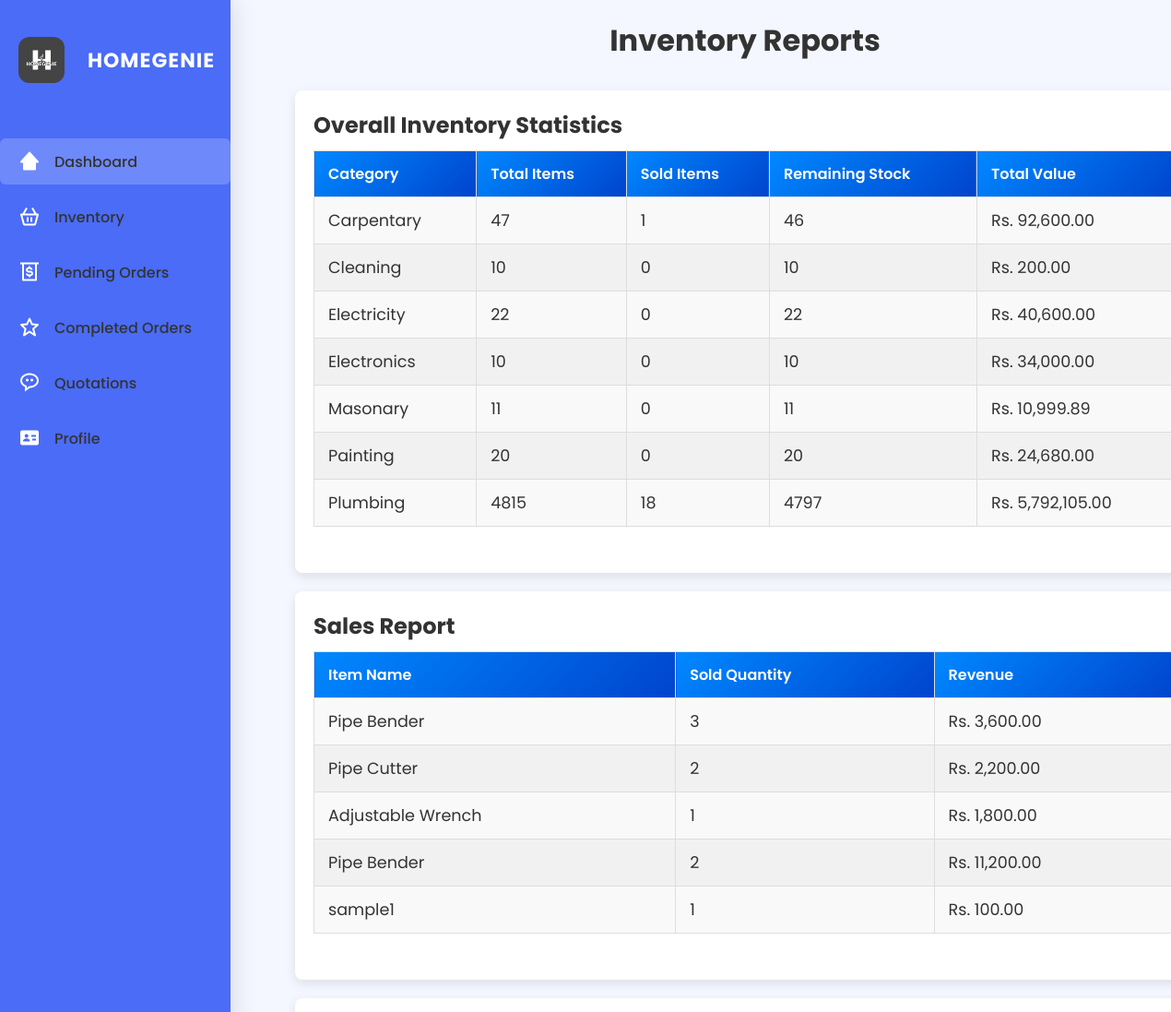
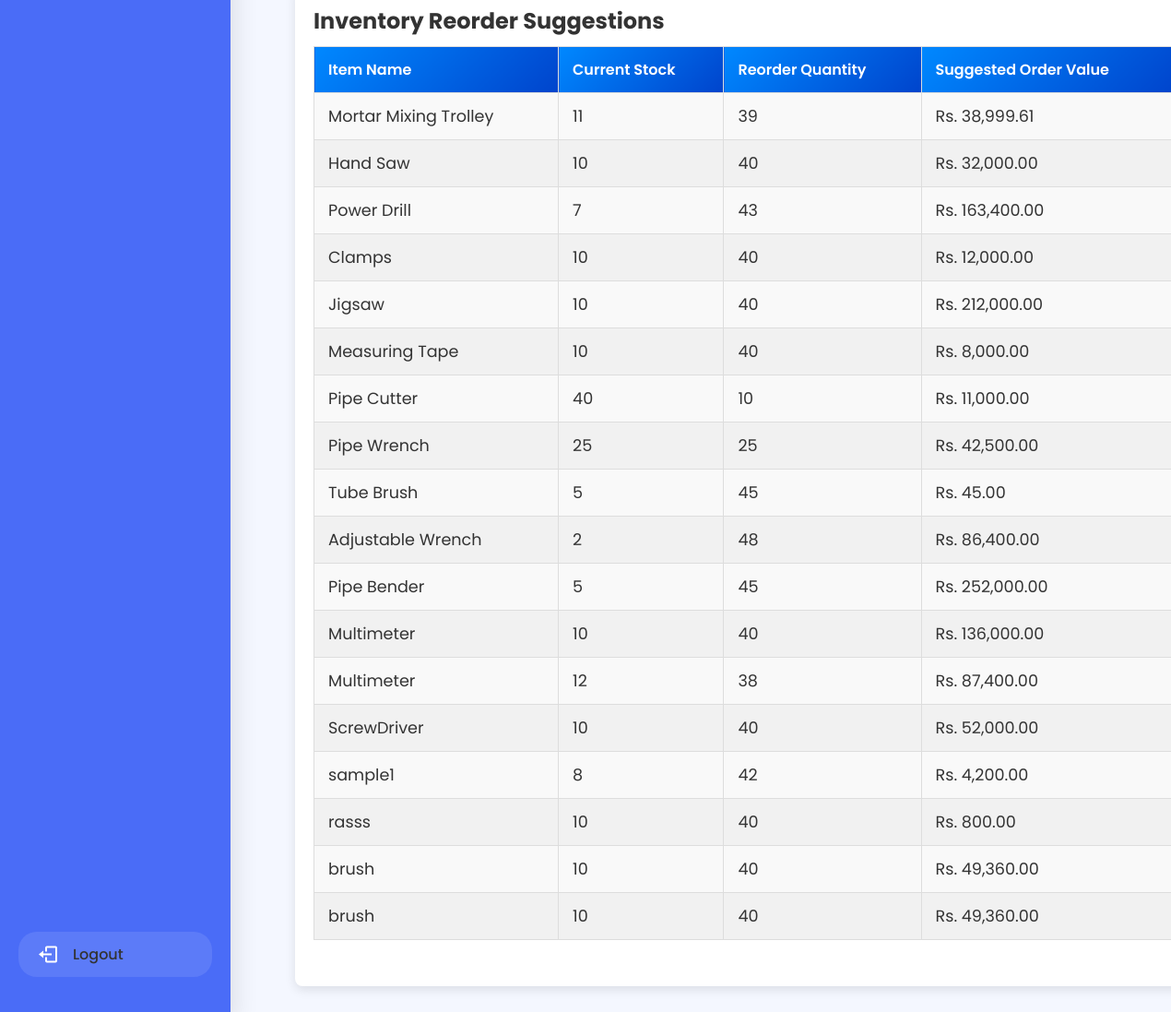
Page /SupplierController/reports (signed in) on the committed database (2 pictures, top to bottom).
### tables this page shows
CREATE TABLE `inventory` (
  `item_id` int(11) NOT NULL,
  `item_name` varchar(100) NOT NULL,
  `description` text DEFAULT NULL,
  `quantity` int(11) NOT NULL,
  `selling_price` decimal(10,2) NOT NULL,
  `category` varchar(50) NOT NULL,
  `added_date` date NOT NULL,
  `image_path` longblob DEFAULT NULL,
  `user_id` int(11) DEFAULT NULL
);

### app/controllers/SupplierController.php (called while the page is built, shortened)
<?php
require_once '../app/models/SupplierModel.php';
class SupplierController extends Controller {
    private $SupplierModel;
    public function __construct() {
        $this->SupplierModel = $this->model('SupplierModel');
    }
    public function reports() {
        $loggedUserId = $_SESSION['user_id'] ?? null;
        $inventoryReport = $this->SupplierModel->getInventoryReport($loggedUserId);
        $salesReport = $this->SupplierModel->getSalesReport($loggedUserId);
        $reorderSuggestions = $this->SupplierModel->getReorderSuggestions($loggedUserId);
        $data = [
            'inventoryReport' => $inventoryReport,
            'salesReport' => $salesReport,
            'reorderSuggestions' => $reorderSuggestions
        ];
        $this->view('supplier/admin/inventory/reports', $data);
    }
}

### app/libraries/Core.php (called while the page is built, shortened)
<?php
class Core {
    protected $currentMethod = 'index';
    public function __construct() {
        $url = $this->getURL();
        if (isset($url[0]) && file_exists('../app/controllers/' . ucwords($url[0]) . '.php')) {
            unset($url[0]);
        }
        $this->currentController = new $this->currentController;
        if (isset($url[1]) && method_exists($this->currentController, $url[1])) {
            $this->currentMethod = $url[1];
            unset($url[1]);
        }
        $this->params = $url ? array_values($url) : [];
        call_user_func_array([$this->currentController, $this->currentMethod], $this->params);
    }
    public function getURL() {
        if (isset($_GET['url'])) {
            $url = rtrim($_GET['url'], '/');
            $url = filter_var($url, FILTER_SANITIZE_URL);
            return explode('/', $url);
        }
        return [];
    }
}

### public/index.php (called while the page is built, shortened)
<?php
   $init = new Core();
?>

### app/libraries/Database.php (called while the page is built, shortened)
<?php
class Database{
    private $host = DB_HOST;
    private $user = DB_USER;
    private $password = DB_PASSWORD;
    private $dbname = DB_NAME;
    private $dbh;
    private $statement;
    public function __construct(){
        $dsn = 'mysql:host='.$this->host.';dbname='.$this->dbname;
        $options = array(
            PDO::ATTR_PERSISTENT => true,
            PDO::ATTR_ERRMODE => PDO::ERRMODE_EXCEPTION
        );
        try {
            $this->dbh = new PDO($dsn, $this->user, $this->password, $options);
        } catch (PDOException $e) {
            $this->error = $e->getMessage();
            echo $this->error;
        }
    }
    public function query($sql){
        $this->statement = $this->dbh->prepare($sql);
    }
    public function bind($param, $value, $type = null){
        if (is_null($type)) {
            switch (true) {
                case is_int($value):
                    $type = PDO::PARAM_INT;
                    break;
            }
        }
        $this->statement->bindValue($param, $value, $type);
    }
    public function execute(){
        return $this->statement->execute();
    }
    public function resultSet(){
        $this->execute();
        return $this->statement->fetchAll(PDO::FETCH_OBJ);
    }
}

### app/models/SupplierModel.php (called while the page is built, shortened)
<?php
class SupplierModel {
    private $db;
    public function __construct() {
        $this->db = new Database();
    }
    public function getInventoryReport($userId) {
        $this->db->query("
            SELECT
                i.category,
                SUM(i.quantity) AS total_items,
                IFNULL(SUM(si.quantity), 0) AS sold_items,
                SUM(i.quantity) - IFNULL(SUM(si.quantity), 0) AS remaining_stock,
                IFNULL(SUM(i.quantity * i.selling_price), 0) AS total_value
            FROM inventory i
            LEFT JOIN sales_items si ON i.item_id = si.item_id
            LEFT JOIN sales_orders s ON si.sale_id = s.id
            WHERE i.user_id = :user_id
            GROUP BY i.category
        ");
        $this->db->bind(':user_id', $userId);
        return $this->db->resultSet();
    }
    public function getSalesReport($userId) {
        $this->db->query("
            SELECT
                i.item_name,
                SUM(si.quantity) AS sold_quantity,
                SUM(si.price * si.quantity) AS revenue
            FROM sales_items si
            JOIN inventory i ON si.item_id = i.item_id
            JOIN sales_orders s ON si.sale_id = s.id
            WHERE s.status = 'Accepted'
            AND i.user_id = :user_id
            GROUP BY si.item_id
        ");
        $this->db->bind(':user_id', $userId);
        return $this->db->resultSet();
    }
    public function getReorderSuggestions($userId) {
        $this->db->query("
            SELECT
                i.item_name,
                i.quantity AS current_stock,
                :default_threshold - i.quantity AS reorder_quantity,
                (:default_threshold - i.quantity) * i.selling_price AS suggested_order_value
            FROM inventory i
            WHERE i.user_id = :user_id AND i.quantity < :default_threshold
        ");
        $this->db->bind(':user_id', $userId);
        $this->db->bind(':default_threshold', 50);
        return $this->db->resultSet();
    }
}

### app/views/supplier/admin/inventory/reports.php (the view, shortened to what this page needs)
<!DOCTYPE html>
<html lang="en">
<head>
    <link rel="stylesheet" href="<?php echo URLROOT; ?>/public/css/style.css">
    <link rel="stylesheet" href="<?php echo URLROOT; ?>/public/css/reports.css">
</head>
<body>
<?php require APPROOT . '/views/supplier/admin/sidebar.php'; ?>
<div class="reports-container">
    <header class="reports-header">
        <h2>Inventory Reports</h2>
    </header>
    <main>
        <section class="reports-section">
            <h3 class="reports-section-title">Overall Inventory Statistics</h3>
            <table class="reports-table">
                <thead>
                    <tr>
                        <th>Category</th>
                        <th>Total Items</th>
                        <th>Sold Items</th>
                        <th>Remaining Stock</th>
                        <th>Total Value</th>
                    </tr>
                </thead>
                <tbody>
                    <?php foreach ($data['inventoryReport'] as $report) : ?>
                        <tr>
                            <td><?php echo htmlspecialchars($report->category); ?></td>
                            <td><?php echo $report->total_items; ?></td>
                            <td><?php echo $report->sold_items; ?></td>
                            <td><?php echo $report->remaining_stock; ?></td>
                            <td>Rs. <?php echo number_format($report->total_value, 2); ?></td>
                        </tr>
                    <?php endforeach; ?>
                </tbody>
            </table>
        </section>
        <section class="sales-report">
            <h3 class="reports-section-title">Sales Report</h3>
            <table class="reports-table">
                <thead>
                    <tr>
                        <th>Item Name</th>
                        <th>Sold Quantity</th>
                        <th>Revenue</th>
                    </tr>
                </thead>
                <tbody>
                    <?php foreach ($data['salesReport'] as $sale) : ?>
                        <tr>
                            <td><?php echo htmlspecialchars($sale->item_name); ?></td>
                            <td><?php echo $sale->sold_quantity; ?></td>
                            <td>Rs. <?php echo number_format($sale->revenue, 2); ?></td>
                        </tr>
                    <?php endforeach; ?>
                </tbody>
            </table>
        </section>
        <section class="inventory-reorder">
            <h3 class="reports-section-title">Inventory Reorder Suggestions</h3>
            <table class="reports-table">
                <thead>
                    <tr>
                        <th>Item Name</th>
                        <th>Current Stock</th>
                        <th>Reorder Quantity</th>
                        <th>Suggested Order Value</th>
                    </tr>
                </thead>
                <tbody>
                    <?php foreach ($data['reorderSuggestions'] as $reorder) : ?>
                        <tr>
                            <td><?php echo htmlspecialchars($reorder->item_name); ?></td>
                            <td><?php echo $reorder->current_stock; ?></td>
                            <td><?php echo $reorder->reorder_quantity > 0 ? $reorder->reorder_quantity : 'N/A'; ?></td>
                            <td>Rs. <?php echo number_format($reorder->suggested_order_value, 2); ?></td>
                        </tr>
                    <?php endforeach; ?>
                </tbody>
            </table>
        </section>
    </main>
</div>
</body>
</html>

### public/css/style.css (style rules this page uses)
* { margin: 0; padding: 0; box-sizing: border-box; font-family: 'Poppins', sans-serif; }
:root { --body-color: #E4E9F7; --sidebar-color: #026773; --primary-color: #3CA6A6; --primary-color-light: #F6F5FF; --toggle-color: #DDD; --text-color: #F2E3D5; --tran-02: all 0.2s ease; --tran-03: all 0.3s ease; --tran-04: all 0.4s ease; --tran-05: all 0.5s ease; }
body { height: 100vh; background: var(--body-color); }

### public/css/reports.css (style rules this page uses)
.reports-container { width: 80%; margin: 0 auto; padding: 20px; font-family: Arial, sans-serif; margin-left: 300px; }
.reports-header { text-align: center; margin-bottom: 30px; }
.reports-header h2 { font-size: 2em; font-weight: 700; color: #333; }
.reports-section-title { font-size: 1.5em; color: #333; margin-bottom: 10px; }
.reports-table { width: 100%; margin-bottom: 30px; border-collapse: collapse; }
.reports-table th, .reports-table td { padding: 12px 15px; text-align: left; border: 1px solid #ddd; }
.reports-table th { background: linear-gradient(135deg, #08f, #04c); color: white; font-weight: 600; }
.reports-table td { background-color: #f9f9f9; color: #333; }
.reports-table tr:nth-child(even) td { background-color: #f1f1f1; }
.reports-table tbody tr td { font-size: 1.1em; }
.reports-section, .sales-report, .inventory-reorder { background-color: #fff; border-radius: 8px; padding: 20px; margin-bottom: 20px; box-shadow: 0px 4px 12px rgba(0, 0, 0, 0.1); }

### public/css/supplierSidebar.css (style rules this page uses)
:root { --primary-color: #4a6cf7; --secondary-color: #4a6cf7; --background-color: #f4f7ff; --sidebar-background: #ffffff; --text-color: #333; --hover-color: rgba(74, 108, 247, 0.1); }
* { margin: 0; padding: 0; box-sizing: border-box; transition: all 0.3s ease; }
body { font-family: 'Inter', sans-serif; background-color: var(--background-color); }

### rows in the picture
inventory: item_name "Mortar Mixing Trolley", quantity "11", reorder_quantity "39", suggested_order_value "38,999.61"
inventory: item_name "Hand Saw", quantity "10", reorder_quantity "40", suggested_order_value "32,000.00"
inventory: item_name "Power Drill", quantity "7", reorder_quantity "43", suggested_order_value "163,400.00"
inventory: item_name "Clamps", quantity "10", reorder_quantity "40", suggested_order_value "12,000.00"
inventory: item_name "Jigsaw", quantity "10", reorder_quantity "40", suggested_order_value "212,000.00"
inventory: item_name "Measuring Tape", quantity "10", reorder_quantity "40", suggested_order_value "8,000.00"
inventory: item_name "Pipe Cutter", quantity "40", reorder_quantity "10", suggested_order_value "11,000.00"
inventory: item_name "Pipe Wrench", quantity "25", reorder_quantity "25", suggested_order_value "42,500.00"
inventory: item_name "Tube Brush", quantity "5", reorder_quantity "45", suggested_order_value "45.00"
inventory: item_name "Adjustable Wrench", quantity "2", reorder_quantity "48", suggested_order_value "86,400.00"
inventory: item_name "Pipe Bender", quantity "5", reorder_quantity "45", suggested_order_value "252,000.00"
inventory: item_name "Multimeter", quantity "10", reorder_quantity "40", suggested_order_value "136,000.00"
inventory: item_name "Multimeter", quantity "12", reorder_quantity "38", suggested_order_value "87,400.00"
inventory: item_name "ScrewDriver", quantity "10", reorder_quantity "40", suggested_order_value "52,000.00"
inventory: item_name "sample1", quantity "8", reorder_quantity "42", suggested_order_value "4,200.00"
inventory: item_name "rasss", quantity "10", reorder_quantity "40", suggested_order_value "800.00"
inventory: item_name "brush", quantity "10", reorder_quantity "40", suggested_order_value "49,360.00"
inventory: item_name "brush", quantity "10", reorder_quantity "40", suggested_order_value "49,360.00"

### other values in the picture
$report->category "Carpentary"
$report->total_items "47"
$report->sold_items "1"
$report->remaining_stock "46"
$report->total_value "92,600.00"
$report->category "Cleaning"
$report->total_items "10"
$report->sold_items "0"
$report->remaining_stock "10"
$report->total_value "200.00"
$report->category "Electricity"
$report->total_items "22"
$report->remaining_stock "22"
$report->total_value "40,600.00"
$report->category "Electronics"
